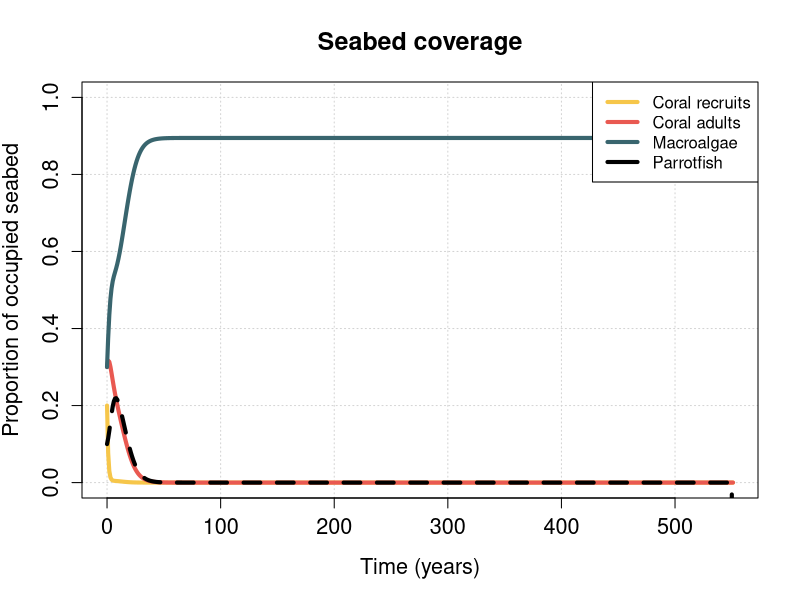

This chart was generated by the following R code: (Note: this script raises an error after producing the figure.)
library(deSolve)
library(fields)



# Parameters
k <- 0.25
w <- 0.4
a <- 0.2
s <- 0.95
n <- 0.5
g <- 0.4
b <- 0.2
m <- 0.05
z <- 0.64
o <- 4
h <- 0.1
e <- 0     # ranges between 0 and 1
beta <- 1
f <- 0.002 # from Blackwood et al 2010


# Initial conditions
R <- 0.2
C <- 0.3
M <- 0.3
G <- 0.1
B <- 1 - R - C - M

times <- seq(0,1000,1)

derivative = function(t,y,param){
  R = y[1]
  C = y[2]
  M = y[3]
  G = y[4]
  B = 1 - R - C - M
  
  dR = k*(w*C + e)*(1 - R - C - M) - a*R - s*R*M - n*R
  dC = a*R + g*C*(1 - R - C - M) - b*C*M - m*C
  dM = s*M*(1 - C - M) + b*C*M - z*M*G - h*M
  dG = z*M*G*(1 - (G/(beta*(C)))) - f*G
  
  list(c(dR,dC,dM,dG))
}

init <- c(R,C,M,G)
all.out <- ode(init, times, derivative, parms=NULL, method = vode )

#RESULTS before the integration failed
plot(x = times[1:length(all.out[,1])], y = all.out[,2], type = "l", main = "Seabed coverage",
     ylab = "Proportion of occupied seabed", xlab = "Time (years)", ylim=c(0,1),
     pch = 3, lwd = 4, col = '#F6C64A', cex.main = 1.5, cex.axis=1.3, cex.lab=1.3,
     panel.first = grid())

lines(x = times[1:length(all.out[,1])], y = all.out[,3], type = "l",
      pch = 3, lwd = 4, col = '#E95951')
lines(x = times[1:length(all.out[,1])], y = all.out[,4], type = "l",
      pch = 3, lwd = 4, col = '#39656E')
lines(x = times[1:length(all.out[,1])], y = all.out[,5], type = "l",
      pch = 3, lwd = 4, col = "black", lty = 2)


legend(x = "topright",
       legend = c("Coral recruits", "Coral adults", "Macroalgae", "Parrotfish"),
       lty = 1,
       col = c('#F6C64A', '#E95951', "#39656E", "black"),
       lwd = 4)


#RESULTS
plot(x = times, y = all.out[,2], type = "l", main = "Seabed coverage",
     ylab = "Proportion of occupied seabed", xlab = "Time (years)", ylim=c(0,1),
     pch = 3, lwd = 4, col = '#F6C64A', cex.main = 1.5, cex.axis=1.3, cex.lab=1.3,
     panel.first = grid())

lines(x = times, y = all.out[,3], type = "l",
      pch = 3, lwd = 4, col = '#E95951')
lines(x = times, y = all.out[,4], type = "l",
      pch = 3, lwd = 4, col = '#39656E')
lines(x = times, y = all.out[,5], type = "l",
      pch = 3, lwd = 4, col = "black", lty = 2)


legend(x = "topright",
       legend = c("Coral recruits", "Coral adults", "Macroalgae", "Parrotfish"),
       lty = 1,
       col = c('#F6C64A', '#E95951', "#39656E", "black"),
       lwd = 4)


##################################################################################################################################
